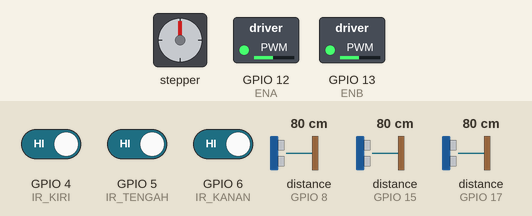
Simulated run of this sketch. Board: ESP32-S3. Shown: stepper motor, switched loads named in the sketch (green lamp = pin HIGH). Wiring (inferred from the names in the program): 3 × ultrasonic range finder: trigger GPIO 7, echo GPIO 15 / trigger GPIO 16, echo GPIO 17 / trigger GPIO 18, echo GPIO 8; stepper motor (200 steps per turn assumed): coils GPIO 46, GPIO 9, GPIO 10, GPIO 11. Inputs (shaded band) come from the test bench; at power-on: GPIO 4 (IR_KIRI) HIGH, GPIO 5 (IR_TENGAH) HIGH, GPIO 6 (IR_KANAN) HIGH, distance to the obstacle (sensors on GPIO 8, GPIO 15, GPIO 17) 80 cm. The echo pulse lasts 58.3 µs per cm; WiFi joins after 1.5 s; servers stay silent unless stated; storage starts empty; pins used as bus, display or sensor lines are not drawn; what the sketch prints to the serial monitor is not drawn.

Above: at 3.0 s.
3.1 s: GPIO 4 (IR_KIRI) driven LOW
At 4.4 s:
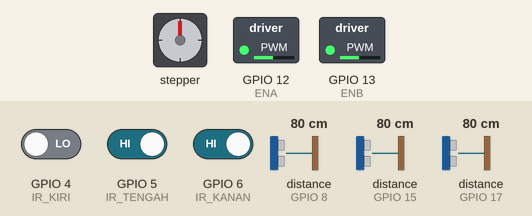
4.7 s: GPIO 5 (IR_TENGAH) driven LOW
At 5.8 s:
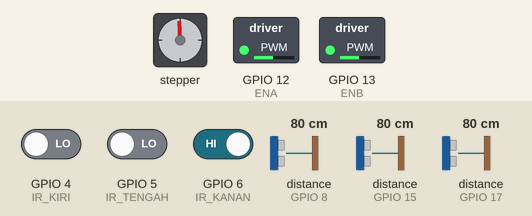
6.3 s: GPIO 6 (IR_KANAN) driven LOW
At 12.6 s:
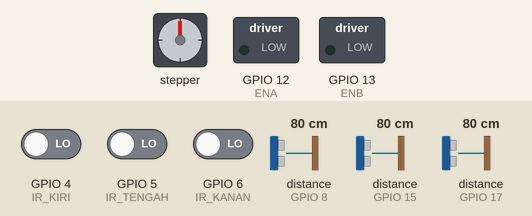
Timing chart, 0 to 13.4 s (numbered marks = the images above; inputs shaded):
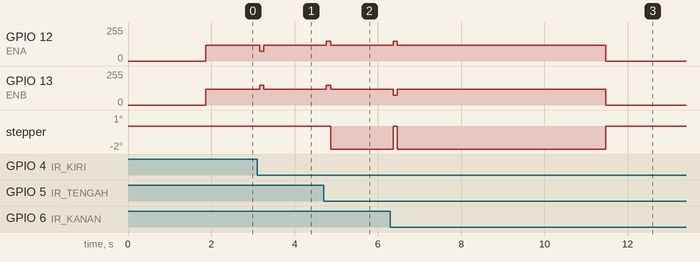

Measured:
- after the input at 3.1 s, GPIO 12 (ENA): 120/255 → 75/255 after 0.06 s, → 120/255 0.10 s later; GPIO 13 (ENB): 120/255 → 150/255 after 0.06 s, → 120/255 0.10 s later
- after the input at 6.3 s, GPIO 12 (ENA): 120/255 → 150/255 after 0.06 s, → 120/255 0.10 s later, → 0/255 5.0 s later; GPIO 13 (ENB): 120/255 → 75/255 after 0.06 s, → 120/255 0.10 s later, → 0/255 5.0 s later

The sketch:

kendaraan_firmware.ino
```cpp
/*
  ============================================================
  FIRMWARE KENDARAAN OTOMATIS (Person-Following + Obstacle Avoidance)
  ============================================================
  Board   : ESP32-S3 (terpasang di kendaraan)
  Sensor  : 3x Ultrasonik HC-SR04 (kiri, tengah, kanan)
            3x Penerima Inframerah KY-022 (kiri, tengah, kanan)
  Aktuator: 2x Motor DC via Motor Driver L298N
  Fitur   : Dashboard real-time via WiFi (Server-Sent Events),
            bisa dibuka lewat browser HP/laptop di jaringan
            WiFi yang sama.

  --- LANGKAH SEBELUM UPLOAD ---
  1. Isi WIFI_SSID dan WIFI_PASSWORD di bawah sesuai WiFi kamu.
  2. Cek ulang alokasi pin di bagian "PENGATURAN PIN" - sesuaikan
     kalau wiring fisik kamu beda dari tabel di laporan.
  3. Upload ke ESP32-S3 kendaraan (BUKAN yang dipakai buat beacon).
  4. Buka Serial Monitor (115200 baud) - setelah konek WiFi,
     akan muncul alamat IP. Buka alamat itu di browser HP/laptop
     yang nyambung ke WiFi yang sama untuk lihat dashboard.

  --- CATATAN PENTING ---
  - File ini butuh 1 file tambahan di folder sketch yang sama:
    "dashboard_html.h" - JANGAN dihapus/dipindah, karena isi
    dashboard web (HTML/JS) sengaja dipisah ke situ supaya
    proses auto-prototype Arduino IDE tidak salah baca kode
    JavaScript di dalamnya sebagai kode C++ (lihat catatan di
    dashboard_html.h untuk detail kenapa).
  - Kalau "analogWrite()" gagal compile di board kamu (tergantung
    versi Arduino core ESP32 yang terinstall), ganti fungsi
    setMotor() di bawah untuk pakai ledcAttach()/ledcWrite()
    sebagai gantinya (cari contoh "ESP32 ledcWrite PWM").
  ============================================================
*/

#include <WiFi.h>
#include <WebServer.h>
#include <ESPmDNS.h>
#include <LittleFS.h>
#include "dashboard_html.h"   // isi halaman dashboard (HTML+JS) - lihat file terpisah

// ============================================================
// 1. PENGATURAN WIFI (WAJIB DIISI)
// ============================================================
const char* WIFI_SSID     = "RG-AP720-L";
const char* WIFI_PASSWORD = "Ap1234321";

// --- Nama mDNS (supaya dashboard SELALU bisa dibuka lewat nama
//     ini, tanpa perlu tau/tebak gateway atau IP dari router.
//     Berguna pas kendaraan jalan pakai baterai tanpa USB,
//     karena Serial Monitor jadi nggak bisa dibuka buat lihat
//     IP yang dikasih router). ---
// Buka di browser: http://kendaraan.local
const char* MDNS_HOSTNAME = "kendaraan";

// ============================================================
// 2. PENGATURAN PIN
// ============================================================

// --- Sensor Ultrasonik HC-SR04 ---
#define TRIG_KIRI   7
#define ECHO_KIRI   15
#define TRIG_TENGAH 16
#define ECHO_TENGAH 17
#define TRIG_KANAN  18
#define ECHO_KANAN  8

// --- Penerima Inframerah KY-022 (output digital) ---
#define IR_KIRI   4
#define IR_TENGAH 5
#define IR_KANAN  6

// --- Motor Driver L298N ---
#define IN1 46   // Arah motor kiri
#define IN2 9
#define ENA 12    // Kecepatan (PWM) motor kiri
#define IN3 10    // Arah motor kanan
#define IN4 11
#define ENB 13   // Kecepatan (PWM) motor kanan
// Catatan: L298N tidak punya pin STBY seperti TB6612FNG.
// Modul L298N biasanya punya jumper "ENA"/"ENB" bawaan - pastikan
// jumper itu DILEPAS kalau kamu mau kontrol kecepatan lewat PWM
// dari ESP32-S3 (kalau jumper terpasang, motor selalu full speed).

// ============================================================
// 3. PARAMETER NAVIGASI (bisa kamu tuning nanti)
// ============================================================
const float JARAK_AMAN_CM   = 20.0;  // batas dianggap "terhalang"
const float JARAK_IDEAL_CM  = 30.0;  // jarak minimum sebelum berhenti dekat orang
const unsigned long IR_TIMEOUT_MS       = 150;   // batas waktu sinyal IR dianggap "masih ada"
const unsigned long BATAS_WAKTU_MENCARI = 5000;  // 5 detik muter cari sinyal sebelum nyerah
const int PWM_NORMAL = 150;  // kecepatan normal (0-255)
const int PWM_PUTAR  = 120;  // kecepatan saat berputar/menghindar

const int JUMLAH_SAMPEL   = 3;      // jumlah sampel untuk moving average ultrasonik
const unsigned long INTERVAL_SIKLUS = 100; // siklus kontrol tiap 100 ms (10 Hz)

// ============================================================
// 4. TIPE DATA & VARIABEL GLOBAL
// ============================================================
enum ArahSektor { KIRI, TENGAH, KANAN, HILANG };
enum ModeSistem { MENGIKUTI, MENGHINDAR, MUNDUR, MENCARI, BERHENTI };

WebServer server(80);
WiFiClient sseClient;
bool wifiTersambung = false; // status WiFi - dicek juga di loop() supaya server.handleClient() cuma dipanggil kalau WiFi memang nyambung

// --- Waktu pulsa IR terakhir terdeteksi (diupdate lewat interrupt) ---
volatile unsigned long lastPulseKiri   = 0;
volatile unsigned long lastPulseTengah = 0;
volatile unsigned long lastPulseKanan  = 0;

// --- Buffer moving average ultrasonik ---
float bufferKiri[JUMLAH_SAMPEL]   = {0};
float bufferTengah[JUMLAH_SAMPEL] = {0};
float bufferKanan[JUMLAH_SAMPEL]  = {0};
int idxSampel = 0;

unsigned long lastSiklus = 0;
unsigned long waktuMulaiMencari = 0;
ArahSektor arahTerakhirDiketahui = TENGAH;

// ============================================================
// 5. INTERRUPT HANDLER PENERIMA INFRAMERAH
// ============================================================
// KY-022 mengeluarkan pulsa LOW setiap kali menangkap sinyal
// 38kHz dari beacon. Kita cukup catat "kapan terakhir kali
// pulsa itu muncul" - tidak perlu mendekode isi sinyalnya.
void IRAM_ATTR isrKiri()   { lastPulseKiri   = millis(); }
void IRAM_ATTR isrTengah() { lastPulseTengah = millis(); }
void IRAM_ATTR isrKanan()  { lastPulseKanan  = millis(); }

// ============================================================
// 6. FUNGSI SENSOR
// ============================================================
float bacaJarakCM(int trigPin, int echoPin) {
  digitalWrite(trigPin, LOW);
  delayMicroseconds(2);
  digitalWrite(trigPin, HIGH);
  delayMicroseconds(10);
  digitalWrite(trigPin, LOW);

  // Timeout 25ms setara dengan jarak maksimum ±400cm.
  long durasi = pulseIn(echoPin, HIGH, 25000);
  if (durasi == 0) return 999.0; // tidak ada pantulan terdeteksi
  return durasi * 0.0343 / 2.0;  // konversi ke cm
}

float rataRata(float* buf) {
  float total = 0;
  for (int i = 0; i < JUMLAH_SAMPEL; i++) total += buf[i];
  return total / JUMLAH_SAMPEL;
}

ArahSektor tentukanArahSektor() {
  unsigned long now = millis();
  bool kiriOK   = (now - lastPulseKiri)   < IR_TIMEOUT_MS;
  bool tengahOK = (now - lastPulseTengah) < IR_TIMEOUT_MS;
  bool kananOK  = (now - lastPulseKanan)  < IR_TIMEOUT_MS;

  if (!kiriOK && !tengahOK && !kananOK) return HILANG;

  // Kalau lebih dari satu sektor mendeteksi sinyal bersamaan,
  // pilih yang pulsanya paling baru (paling segar).
  unsigned long tKiri   = kiriOK   ? (now - lastPulseKiri)   : 999999UL;
  unsigned long tTengah = tengahOK ? (now - lastPulseTengah) : 999999UL;
  unsigned long tKanan  = kananOK  ? (now - lastPulseKanan)  : 999999UL;

  if (tTengah <= tKiri && tTengah <= tKanan) return TENGAH;
  if (tKiri <= tKanan) return KIRI;
  return KANAN;
}

// ============================================================
// 7. FUNGSI KONTROL MOTOR
// ============================================================
void setMotor(int in1, int in2, int pwmPin, int kecepatan) {
  // kecepatan: -255..255 (negatif = mundur)
  if (kecepatan >= 0) {
    digitalWrite(in1, HIGH);
    digitalWrite(in2, LOW);
  } else {
    digitalWrite(in1, LOW);
    digitalWrite(in2, HIGH);
    kecepatan = -kecepatan;
  }
  analogWrite(pwmPin, constrain(kecepatan, 0, 255));
}

void gerakMotor(int kiri, int kanan) {
  setMotor(IN1, IN2, ENA, kiri);
  setMotor(IN3, IN4, ENB, kanan);
}

void berhentiMotor() {
  digitalWrite(IN1, LOW);
  digitalWrite(IN2, LOW);
  digitalWrite(IN3, LOW);
  digitalWrite(IN4, LOW);
  analogWrite(ENA, 0);
  analogWrite(ENB, 0);
}

// ============================================================
// 8. HANDLER WEB SERVER
// ============================================================
void handleRoot() {
  server.send(200, "text/html", HALAMAN_HTML);
}

void handleEvents() {
  WiFiClient client = server.client();
  client.println("HTTP/1.1 200 OK");
  client.println("Content-Type: text/event-stream");
  client.println("Cache-Control: no-cache");
  client.println("Connection: keep-alive");
  client.println();
  sseClient = client; // simpan koneksi ini untuk dikirimi data tiap siklus
}

const char* namaArah(ArahSektor a) {
  switch (a) {
    case KIRI:   return "KIRI";
    case TENGAH: return "TENGAH";
    case KANAN:  return "KANAN";
    default:     return "HILANG";
  }
}

const char* namaMode(ModeSistem m) {
  switch (m) {
    case MENGIKUTI:  return "MENGIKUTI";
    case MENGHINDAR: return "MENGHINDAR";
    case MUNDUR:     return "MUNDUR";
    case MENCARI:    return "MENCARI";
    default:         return "BERHENTI";
  }
}

void kirimDataSSE(unsigned long ts, float uk, float ut, float ukn,
                   ArahSektor arah, ModeSistem mode, int pwmK, int pwmKa) {
  if (!sseClient || !sseClient.connected()) return;

  String json = "{";
  json += "\"timestamp\":" + String(ts) + ",";
  json += "\"us_kiri\":"    + String(uk, 1) + ",";
  json += "\"us_tengah\":"  + String(ut, 1) + ",";
  json += "\"us_kanan\":"   + String(ukn, 1) + ",";
  json += "\"arah_sektor\":\"" + String(namaArah(arah)) + "\",";
  json += "\"mode_sistem\":\"" + String(namaMode(mode)) + "\",";
  json += "\"pwm_kiri\":"  + String(pwmK) + ",";
  json += "\"pwm_kanan\":" + String(pwmKa);
  json += "}";

  sseClient.print("data: ");
  sseClient.print(json);
  sseClient.print("\n\n");
}

// ============================================================
// 8b. LOGGING KE FLASH INTERNAL (LittleFS) - TIDAK BUTUH WIFI
// ============================================================
// Ini jalur penyimpanan data CADANGAN yang selalu aktif, terlepas
// dari WiFi/dashboard nyambung atau tidak. Cocok dipakai pas
// kendaraan jalan pakai baterai tanpa terhubung ke PC/WiFi.
//
// CATATAN PENTING SEBELUM UPLOAD:
// Fitur ini butuh partition scheme yang menyediakan ruang
// LittleFS/SPIFFS. Di Arduino IDE: Tools > Partition Scheme >
// pilih salah satu yang ada kata "spiffs" di namanya (misal
// "Default 4MB with spiffs"). Kalau partition scheme yang
// kepilih nggak punya spiffs, LittleFS.begin() akan gagal terus
// (akan muncul pesan error di Serial Monitor).
const char* LOG_PATH = "/log.csv";
bool littleFsSiap = false;

void tulisHeaderLogJikaBelumAda() {
  if (!LittleFS.exists(LOG_PATH)) {
    File f = LittleFS.open(LOG_PATH, "w");
    if (f) {
      f.println("timestamp,us_kiri,us_tengah,us_kanan,arah_sektor,mode_sistem,pwm_kiri,pwm_kanan");
      f.close();
    }
  }
}

void catatBarisLog(unsigned long ts, float uk, float ut, float ukn,
                    ArahSektor arah, ModeSistem mode, int pwmK, int pwmKa) {
  if (!littleFsSiap) return;

  File f = LittleFS.open(LOG_PATH, "a");
  if (!f) return;

  f.print(ts);           f.print(',');
  f.print(uk, 1);        f.print(',');
  f.print(ut, 1);        f.print(',');
  f.print(ukn, 1);       f.print(',');
  f.print(namaArah(arah)); f.print(',');
  f.print(namaMode(mode)); f.print(',');
  f.print(pwmK);          f.print(',');
  f.println(pwmKa);
  f.close(); // close() otomatis flush ke flash - lebih lambat tapi lebih aman
             // kalau baterai tiba-tiba habis di tengah pengujian
}

// Ketik "dump" di Serial Monitor untuk menampilkan seluruh isi
// log (tinggal copy-paste ke file .csv di laptop kamu), atau
// ketik "clear" untuk menghapus log dan mulai sesi baru.
void cekPerintahSerial() {
  if (!Serial.available()) return;

  String perintah = Serial.readStringUntil('\n');
  perintah.trim();

  if (perintah == "dump") {
    File f = LittleFS.open(LOG_PATH, "r");
    if (!f) {
      Serial.println("Belum ada file log.");
      return;
    }
    Serial.println("===== MULAI LOG (copy semua baris di bawah) =====");
    while (f.available()) Serial.write(f.read());
    Serial.println("===== SELESAI LOG =====");
    f.close();
  } else if (perintah == "clear") {
    LittleFS.remove(LOG_PATH);
    tulisHeaderLogJikaBelumAda();
    Serial.println("Log dihapus, mulai sesi baru.");
  }
}

// ============================================================
// 9. SETUP
// ============================================================
void setup() {
  Serial.begin(115200);
  delay(300);

  // --- Ultrasonik ---
  pinMode(TRIG_KIRI, OUTPUT);   pinMode(ECHO_KIRI, INPUT);
  pinMode(TRIG_TENGAH, OUTPUT); pinMode(ECHO_TENGAH, INPUT);
  pinMode(TRIG_KANAN, OUTPUT);  pinMode(ECHO_KANAN, INPUT);

  // --- Penerima Inframerah ---
  pinMode(IR_KIRI, INPUT);
  pinMode(IR_TENGAH, INPUT);
  pinMode(IR_KANAN, INPUT);
  attachInterrupt(digitalPinToInterrupt(IR_KIRI),   isrKiri,   FALLING);
  attachInterrupt(digitalPinToInterrupt(IR_TENGAH), isrTengah, FALLING);
  attachInterrupt(digitalPinToInterrupt(IR_KANAN),  isrKanan,  FALLING);

  // --- Motor Driver L298N ---
  pinMode(IN1, OUTPUT); pinMode(IN2, OUTPUT); pinMode(ENA, OUTPUT);
  pinMode(IN3, OUTPUT); pinMode(IN4, OUTPUT); pinMode(ENB, OUTPUT);
  berhentiMotor();

  // --- LittleFS: penyimpanan data cadangan, TIDAK BUTUH WIFI ---
  littleFsSiap = LittleFS.begin(true); // true = auto-format kalau gagal mount
  if (littleFsSiap) {
    tulisHeaderLogJikaBelumAda();
    Serial.println("LittleFS siap. Data sensor akan dicatat ke flash internal.");
    Serial.println("Ketik 'dump' di Serial Monitor untuk lihat log, 'clear' untuk hapus.");
  } else {
    Serial.println("PERINGATAN: LittleFS gagal di-mount. Cek Partition Scheme di Tools > Partition Scheme (pilih yang ada 'spiffs'-nya). Logging ke flash TIDAK aktif.");
  }

  // --- WiFi (OPSIONAL - robot tetap jalan walau ini gagal) ---
  // Dikasih batas waktu 8 detik supaya kalau WiFi gagal connect
  // (misal karena masalah daya), robot TETAP lanjut bergerak dan
  // TETAP mencatat data ke LittleFS - bukan diam menunggu selamanya.
  WiFi.mode(WIFI_STA);
  WiFi.begin(WIFI_SSID, WIFI_PASSWORD);
  Serial.print("Menghubungkan ke WiFi (maks 8 detik)");
  unsigned long waktuMulaiWifi = millis();
  while (millis() - waktuMulaiWifi < 8000) {
    if (WiFi.status() == WL_CONNECTED) { wifiTersambung = true; break; }
    delay(300);
    Serial.print(".");
  }
  Serial.println();

  if (wifiTersambung) {
    Serial.print("Terhubung! IP dari router: ");
    Serial.println(WiFi.localIP());

    // --- mDNS: supaya dashboard bisa dibuka lewat nama tetap,
    //     tanpa perlu tau IP dari router setiap kali. ---
    if (MDNS.begin(MDNS_HOSTNAME)) {
      Serial.print("mDNS aktif! Buka dashboard di: http://");
      Serial.print(MDNS_HOSTNAME);
      Serial.println(".local");
      MDNS.addService("http", "tcp", 80);
    } else {
      Serial.println("PERINGATAN: mDNS gagal diaktifkan. Pakai IP dari router di atas sebagai gantinya.");
    }

    // --- Web Server ---
    server.on("/", handleRoot);
    server.on("/events", handleEvents);
    server.begin();
  } else {
    Serial.println("WiFi tidak tersambung - lanjut TANPA dashboard.");
    Serial.println("Data sensor tetap dicatat ke LittleFS (kalau berhasil di-mount di atas).");
  }

  Serial.println("Sistem siap. Memulai navigasi...");
}

// ============================================================
// 10. LOOP UTAMA
// ============================================================
void loop() {
  if (wifiTersambung) server.handleClient();
  cekPerintahSerial(); // cek kalau ada perintah "dump" / "clear" dari Serial Monitor

  unsigned long now = millis();
  if (now - lastSiklus < INTERVAL_SIKLUS) return;
  lastSiklus = now;

  // --- 1. Baca ultrasonik + update moving average ---
  bufferKiri[idxSampel]   = bacaJarakCM(TRIG_KIRI, ECHO_KIRI);
  bufferTengah[idxSampel] = bacaJarakCM(TRIG_TENGAH, ECHO_TENGAH);
  bufferKanan[idxSampel]  = bacaJarakCM(TRIG_KANAN, ECHO_KANAN);
  idxSampel = (idxSampel + 1) % JUMLAH_SAMPEL;

  float usKiri   = rataRata(bufferKiri);
  float usTengah = rataRata(bufferTengah);
  float usKanan  = rataRata(bufferKanan);

  // --- 2. Tentukan arah sektor dari larik inframerah ---
  ArahSektor arah = tentukanArahSektor();

  // --- 3. Logika pengambilan keputusan (lihat Bagian 4.1 laporan) ---
  ModeSistem mode;
  int pwmKiri = 0, pwmKanan = 0;

  if (arah == HILANG) {
    // Beacon tidak terdeteksi sama sekali -> mode MENCARI
    mode = MENCARI;
    if (waktuMulaiMencari == 0) waktuMulaiMencari = now;

    if (now - waktuMulaiMencari > BATAS_WAKTU_MENCARI) {
      mode = BERHENTI;
      pwmKiri = 0; pwmKanan = 0;
    } else {
      // Berputar pelan ke arah terakhir diketahui sambil terus memindai
      if (arahTerakhirDiketahui == KIRI) {
        pwmKiri = -PWM_PUTAR; pwmKanan = PWM_PUTAR;
      } else if (arahTerakhirDiketahui == KANAN) {
        pwmKiri = PWM_PUTAR; pwmKanan = -PWM_PUTAR;
      } else {
        pwmKiri = PWM_PUTAR; pwmKanan = -PWM_PUTAR; // default: putar ke kanan
      }
    }
  } else {
    waktuMulaiMencari = 0;
    arahTerakhirDiketahui = arah;

    float usTarget = (arah == KIRI) ? usKiri : (arah == KANAN) ? usKanan : usTengah;
    bool halanganTengah  = (usTengah < JARAK_AMAN_CM);
    bool semuaTerhalang  = (usKiri < JARAK_AMAN_CM) && (usTengah < JARAK_AMAN_CM) && (usKanan < JARAK_AMAN_CM);

    if (semuaTerhalang) {
      // Dead-end - mundur pelan
      mode = MUNDUR;
      pwmKiri = -PWM_NORMAL; pwmKanan = -PWM_NORMAL;
    } else if (halanganTengah) {
      // Ada halangan tepat di depan -> menghindar ke sisi yang lebih lapang
      mode = MENGHINDAR;
      if (usKiri > usKanan) { pwmKiri = -PWM_PUTAR; pwmKanan = PWM_PUTAR; }
      else                  { pwmKiri = PWM_PUTAR;  pwmKanan = -PWM_PUTAR; }
    } else if (usTarget < JARAK_IDEAL_CM) {
      // Sudah cukup dekat dengan target -> berhenti
      mode = MENGIKUTI;
      pwmKiri = 0; pwmKanan = 0;
    } else {
      // Jalur aman, lanjut mengikuti sesuai arah sektor
      mode = MENGIKUTI;
      if (arah == TENGAH) {
        pwmKiri = PWM_NORMAL; pwmKanan = PWM_NORMAL;
      } else if (arah == KIRI) {
        pwmKiri = PWM_NORMAL * 0.5; pwmKanan = PWM_NORMAL;
      } else {
        pwmKiri = PWM_NORMAL; pwmKanan = PWM_NORMAL * 0.5;
      }
    }
  }

  gerakMotor(pwmKiri, pwmKanan);

  // --- 4. Kirim data ke dashboard (kalau ada browser yang terhubung) ---
  kirimDataSSE(now, usKiri, usTengah, usKanan, arah, mode, pwmKiri, pwmKanan);
  catatBarisLog(now, usKiri, usTengah, usKanan, arah, mode, pwmKiri, pwmKanan);
}
```

Source omitted: dashboard_html.h (8112 bytes)
